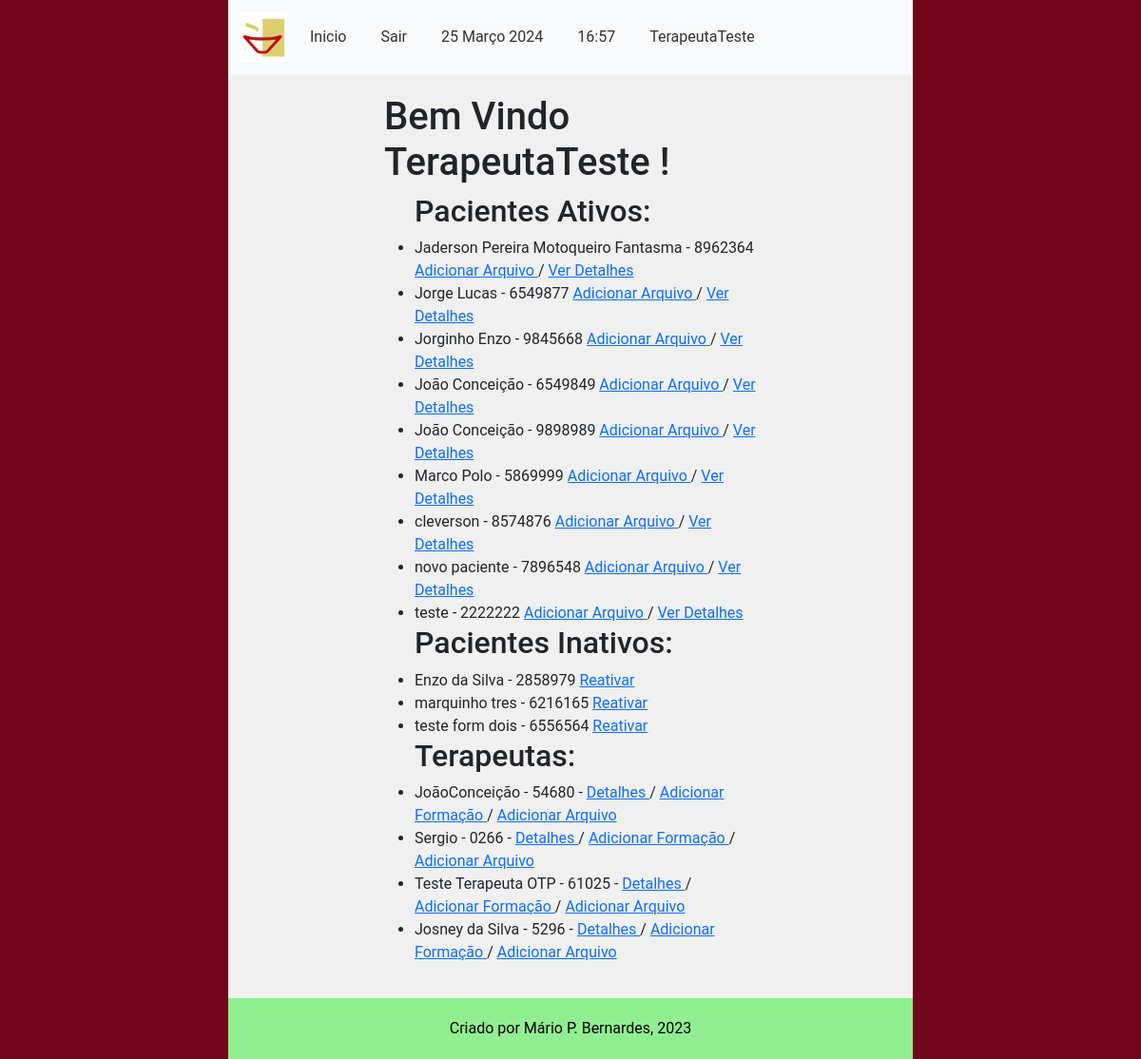
Page /main/indice_cadastros (signed in) on the earlier database version.
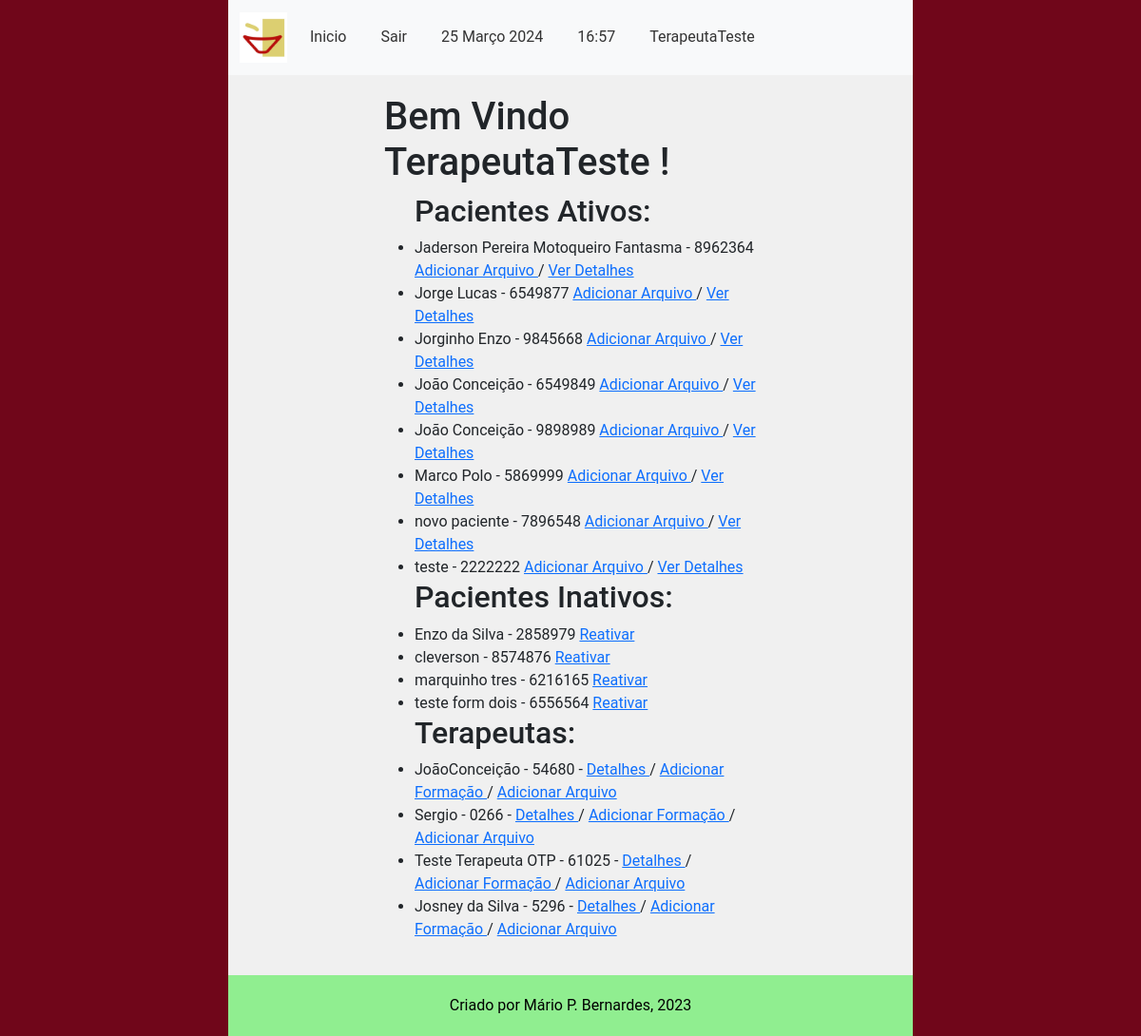
Same page on the later database version.
### main/models.py (models this page shows, shortened)
class CadastroPacientes(models.Model):
    nome = models.CharField(verbose_name='Nome do Paciente', max_length=100,
                            validators=[validate_letters, MinLengthValidator(limit_value=5)])
    prontuario_numero = models.CharField(verbose_name='Nº de Prontuario', max_length=7,
                                         default=create_prontuario_numero,
                                         unique=True, validators=[validate_numbers, MinLengthValidator(limit_value=7)])
    nascimento = models.DateField(verbose_name='Data de Nascimento', help_text='dd/mm/aaaa',
                                  validators=[validate_date_past])
    responsavel_legal = models.CharField(verbose_name='Responsável Legal', max_length=100,
                                         null=True, blank=True, validators=[validate_letters,
                                                                            MinLengthValidator(limit_value=5)])
    cpf_responsavel_legal = models.CharField(verbose_name='CPF do Responsável', max_length=11, blank=True, null=True,
                                             validators=[validate_numbers, MinLengthValidator(limit_value=11)])
    data_inicio = models.DateField(verbose_name='Data de Inicio', help_text='dd/mm/aaaa', default=datetime.now)
    data_final = models.DateField(verbose_name='Data do Desligamento', help_text='dd/mm/aaaa', blank=True, null=True,
                                  validators=[validate_date_past])
    desligado = models.BooleanField(verbose_name='Desligado', help_text='Paciente desligado', default=False)
    cpf_numero = models.CharField(verbose_name='CPF', max_length=11, unique=True,
                                  help_text="CPF de menores consta na Certidão de Nascimento",
                                  validators=[validate_numbers, MinLengthValidator(limit_value=11)])
    MOD_CHOICES = (
        (0, 'Individual'),
        (1, 'Grupo'),
        (2, 'Casal'),
    )
    modalidade_atendimento = models.IntegerField(verbose_name='Modalidade', choices=MOD_CHOICES, default=0)
    grupo = models.ForeignKey(
        'CadastroGrupos',
        related_name='membros',
        on_delete=models.PROTECT,
        blank=True,
        null=True
    )
    convenio = models.ForeignKey(
        'ConveniosAceitos',
        related_name='pacientes',
        on_delete=models.PROTECT
    )
    carteirinha_convenio = models.CharField(verbose_name='Número do Convênio',
                                            max_length=50, blank=True, null=True,
                                            validators=[validate_numbers, MinLengthValidator(limit_value=7)])
    terapeuta = models.ForeignKey(
        'CadastroProfissionais',
        related_name='pacientes',
        on_delete=models.PROTECT
    )
    endereco_rua = models.CharField(verbose_name='Endereço', max_length=100,
                                    validators=[MinLengthValidator(limit_value=10)])
    endereco_bairro = models.CharField(verbose_name='Bairro', max_length=50,
                                       validators=[MinLengthValidator(limit_value=3)])
    endereco_numero = models.CharField(verbose_name='Número', max_length=7, validators=[validate_numbers])
    endereco_complemento = models.CharField(verbose_name='Complemento', max_length=100,
                                            validators=[MinLengthValidator(limit_value=4)])
    telefone_numero = models.CharField(verbose_name='Telefone', max_length=11,
                                       validators=[validate_numbers, MinLengthValidator(limit_value=11)])
    cidade = models.CharField(verbose_name='Cidade', max_length=100, validators=[validate_letters,
                                                                                 MinLengthValidator(limit_value=3)])
    cep_numero = models.CharField(verbose_name='CEP', max_length=8, validators=[validate_numbers,
                                                                                MinLengthValidator(limit_value=8)])
    email = models.EmailField(verbose_name='E-mail')
    observacoes = models.TextField(verbose_name='Observações', blank=True, null=True)
    objects = models.Manager()
    class Meta:
        verbose_name = 'Paciente'
        verbose_name_plural = 'Pacientes'
        ordering = ["nome"]
        permissions = [
            ('transfer_pac', 'Transferir Paciente (Terapeutas)'),
            ('deslig_pac', 'Desligar Paciente (Terapeutas)'),
            ('add_pac_group', 'Adicionar Paciente a Grupo (Terapeutas)'),
            ('remove_pac_from_group', 'Remover Paciente de um Grupo (Terapeutas)')
        ]

class CadastroProfissionais(models.Model):
    nome = models.CharField(verbose_name='Nome', max_length=100,
                            unique=True, editable=True, validators=[validate_letters])
    conselho_codigo = models.CharField(verbose_name='CRP', max_length=5, unique=True,
                                       editable=True, validators=[validate_numbers])
    STATUS_POS_CHOICES = (
        (0, 'Nível 1 - Incompleto'),
        (1, 'Nível 1 - Completo'),
        (2, 'Nível 2 - Incompleto'),
        (3, 'Nível 2 - Completo'),
        (4, 'Nível 3 - Incompleto'),
        (5, 'Nível 3 - Completo'),
    )
    pos_grad_status = models.IntegerField(verbose_name='Status Pós', choices=STATUS_POS_CHOICES, default=0)
    unimed_codigo = models.CharField(verbose_name='Número cadastro Unimed', max_length=6,
                                     unique=True, editable=True, validators=[validate_numbers])
    email = models.EmailField(verbose_name='Email', editable=True)
    telefone_numero = models.CharField(verbose_name='Telefone', max_length=11,
                                       editable=True, validators=[validate_numbers])
    endereco_rua = models.CharField(verbose_name='Endereço', max_length=100)
    endereco_bairro = models.CharField(verbose_name='Bairro', max_length=50)
    endereco_numero = models.CharField(verbose_name='Número', max_length=7, validators=[validate_numbers])
    endereco_complemento = models.CharField(verbose_name='Complemento', max_length=100)
    cidade = models.CharField(verbose_name='Cidade', max_length=20, validators=[validate_letters,
                                                                                MinLengthValidator(limit_value=3)])
    cep_numero = models.CharField(verbose_name='CEP', max_length=8, validators=[validate_numbers,
                                                                                MinLengthValidator(limit_value=8)])
    nascimento_data = models.DateField(verbose_name='Data de Nascimento', help_text='dd/mm/aaaa',
                                       validators=[validate_date_past])
    cpf_numero = models.CharField(verbose_name='CPF', unique=True, validators=[validate_numbers], max_length=11)
    rg_numero = models.CharField(verbose_name='Número RG', max_length=12,
                                 validators=[MinLengthValidator(limit_value=6)])
    rg_emissor = models.CharField(verbose_name='Orgão Emissor RG', max_length=50)
    usuario_codigo = models.ForeignKey(
        CustomUser,
        related_name='Terapeutas',
        on_delete=models.PROTECT
    )
    objects = models.Manager()
    class Meta:
        verbose_name = 'Terapeuta'
        verbose_name_plural = 'Terapeutas'
        permissions = [
            ('add_terapeuta', 'Adicionar novos Usuários (Administrativos)')
        ]

### main/views.py (the view)
@login_required(login_url="/main/login")
def index_perfil(request: HttpRequest):
    pacientes_ativos = filter_active_pacientes()
    pacientes_inativos = filter_inactive_pacientes()
    terapeutas = CadastroProfissionais.objects.all
    context = {
        'lis_pacientes_ativos': pacientes_ativos,
        'lis_pacientes_inativos': pacientes_inativos,
        'list_terapeutas': terapeutas
    }
    return render(request, 'list_perfils.html', context)

### main/services/pacientes_services.py (called while the page is built)
def filter_active_pacientes() -> QuerySet:
    active_pacientes = CadastroPacientes.objects.filter(desligado=False)
    return active_pacientes

def filter_inactive_pacientes() -> QuerySet:
    inactive_pacientes = CadastroPacientes.objects.filter(desligado=True)
    return inactive_pacientes

### main/templates/list_perfils.html (shortened to what this page needs)
{% extends 'middleman1.html' %}
{% load bootstrap5 %}
{% load static%}
        {% block content %}
        <h1>Bem Vindo {{ request.user.username }} ! </h1>
            <ul>
                <h2> Pacientes Ativos: </h2>
                    {% for paciente in lis_pacientes_ativos %}
                        <li>
                        {{ paciente.nome }} - {{ paciente.prontuario_numero }}
                        <a href="{% url 'main:enviar_arquivo_paciente' prontuario_numero=paciente.prontuario_numero %}"> Adicionar Arquivo </a> /
                        <a href="{% url 'main:dadospac' prontuario_numero=paciente.prontuario_numero %}"> Ver Detalhes </a> <br>
                        </li>
                    {% empty %}
                        <li>No entries found.</li>
                    {% endfor %}
                <h2> Pacientes Inativos: </h2>
                    {% for paciente in lis_pacientes_inativos %}
                        <li>
                        {{ paciente.nome }} - {{ paciente.prontuario_numero }}
                        <a href="{% url 'main:religamento' prontuario_numero=paciente.prontuario_numero %}"> Reativar </a> <br>
                        </li>
                    {% empty %}
                        <li>No entries found.</li>
                    {% endfor %}
                <h2> Terapeutas: </h2>
                    {% for terapeuta in list_terapeutas %}
                        <li> {{ terapeuta.nome }} - {{ terapeuta.conselho_codigo }} - <a href="{% url 'main:perfil' terapeuta_codigo=terapeuta.conselho_codigo %}"> Detalhes </a> /
                        <a href="{% url 'main:cadastrar_formacao' terapeuta_codigo=terapeuta.conselho_codigo %}"> Adicionar Formação </a> /
                        <a href="{% url 'main:enviar_arquivo_terapeuta' terapeuta_codigo=terapeuta.conselho_codigo %}"> Adicionar Arquivo </a> <br>
                        </li>
                    {% empty %}
                        <li>No entries found.</li>
                    {% endfor %}
            </ul>
        {% endblock %}

Differences in the rows shown:
changed CadastroPacientes "cleverson": moves from the list under "Pacientes Ativos:" to the list under "Pacientes Inativos:"
